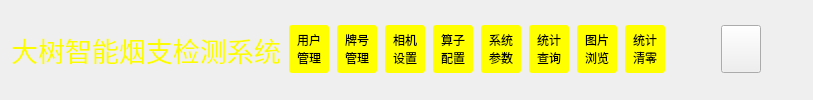
    <widget class="QWidget" name="widget_title" native="true">
     <property name="sizePolicy">
      <sizepolicy hsizetype="Preferred" vsizetype="Preferred">
       <horstretch>0</horstretch>
       <verstretch>0</verstretch>
      </sizepolicy>
     </property>
     <property name="minimumSize">
      <size>
       <width>100</width>
       <height>55</height>
      </size>
     </property>
     <layout class="QHBoxLayout" name="horizontalLayout_11">
      <property name="spacing">
       <number>10</number>
      </property>
      <property name="leftMargin">
       <number>4</number>
      </property>
      <property name="topMargin">
       <number>4</number>
      </property>
      <property name="rightMargin">
       <number>4</number>
      </property>
      <property name="bottomMargin">
       <number>4</number>
      </property>
      <item>
       <widget class="QWidget" name="widget_menu" native="true">
        <property name="sizePolicy">
         <sizepolicy hsizetype="Minimum" vsizetype="Preferred">
          <horstretch>0</horstretch>
          <verstretch>0</verstretch>
         </sizepolicy>
        </property>
        <property name="minimumSize">
         <size>
          <width>40</width>
          <height>48</height>
         </size>
        </property>
        <layout class="QHBoxLayout" name="horizontalLayout_12">
         <property name="spacing">
          <number>8</number>
         </property>
         <property name="leftMargin">
          <number>0</number>
         </property>
         <property name="topMargin">
          <number>0</number>
         </property>
         <property name="rightMargin">
          <number>0</number>
         </property>
         <property name="bottomMargin">
          <number>1</number>
         </property>
         <item>
          <widget class="QLabel" name="label">
           <property name="font">
            <font>
             <family>微软雅黑</family>
             <pointsize>20</pointsize>
             <weight>50</weight>
             <bold>false</bold>
            </font>
           </property>
           <property name="styleSheet">
            <string notr="true">color:rgb(252, 252, 0)</string>
           </property>
           <property name="text">
            <string> 大树智能烟支检测系统</string>
           </property>
          </widget>
         </item>
         <item>
          <widget class="QPushButton" name="btnMainUserManage">
           <property name="sizePolicy">
            <sizepolicy hsizetype="Minimum" vsizetype="Expanding">
             <horstretch>0</horstretch>
             <verstretch>0</verstretch>
            </sizepolicy>
           </property>
           <property name="minimumSize">
            <size>
             <width>40</width>
             <height>48</height>
            </size>
           </property>
           <property name="maximumSize">
            <size>
             <width>40</width>
             <height>48</height>
            </size>
           </property>
           <property name="cursor">
            <cursorShape>ArrowCursor</cursorShape>
           </property>
           <property name="focusPolicy">
            <enum>Qt::NoFocus</enum>
           </property>
           <property name="toolTip">
            <string>用户管理</string>
           </property>
           <property name="styleSheet">
            <string notr="true">


QPushButton
{background-color: rgb(255, 255, 0);
color: rgb(0, 0, 0);
border-radius:3px;
font: 75 10pt &quot;微软雅黑&quot;;}

QPushButton:hover{
	background-color: rgb(200, 200, 0);
	color: rgb(0, 0, 0);
	border-radius:3px;
	font: 75 8pt &quot;微软雅黑&quot;;
 }
QPushButton:pressed{
	background-color: rgb(100,100, 0);
	color: rgb(0, 0, 0);
	border-radius:3px;
	font: 75 8pt &quot;微软雅黑&quot;;
}</string>
           </property>
           <property name="text">
            <string>用户
管理</string>
           </property>
           <property name="flat">
            <bool>true</bool>
           </property>
          </widget>
         </item>
         <item>
          <widget class="QPushButton" name="btnMainChangeBrand">
           <property name="sizePolicy">
            <sizepolicy hsizetype="Minimum" vsizetype="Expanding">
             <horstretch>0</horstretch>
             <verstretch>0</verstretch>
            </sizepolicy>
           </property>
           <property name="minimumSize">
            <size>
             <width>40</width>
             <height>48</height>
            </size>
           </property>
           <property name="maximumSize">
            <size>
             <width>40</width>
             <height>48</height>
            </size>
           </property>
           <property name="cursor">
            <cursorShape>ArrowCursor</cursorShape>
           </property>
           <property name="focusPolicy">
            <enum>Qt::NoFocus</enum>
           </property>
           <property name="toolTip">
            <string>品牌管理</string>
           </property>
           <property name="styleSheet">
            <string notr="true">


QPushButton
{background-color: rgb(255, 255, 0);
color: rgb(0, 0, 0);
border-radius:3px;
font: 75 10pt &quot;微软雅黑&quot;;}

QPushButton:hover{
	background-color: rgb(200, 200, 0);
	color: rgb(0, 0, 0);
	border-radius:3px;
	font: 75 8pt &quot;微软雅黑&quot;;
 }
QPushButton:pressed{
	background-color: rgb(100,100, 0);
	color: rgb(0, 0, 0);
	border-radius:3px;
	font: 75 8pt &quot;微软雅黑&quot;;
}</string>
           </property>
           <property name="text">
            <string>牌号
管理</string>
           </property>
           <property name="flat">
            <bool>true</bool>
           </property>
          </widget>
         </item>
         <item>
          <widget class="QPushButton" name="btnMainCameraSetting">
           <property name="sizePolicy">
            <sizepolicy hsizetype="Minimum" vsizetype="Expanding">
             <horstretch>0</horstretch>
             <verstretch>0</verstretch>
            </sizepolicy>
           </property>
           <property name="minimumSize">
            <size>
             <width>40</width>
             <height>48</height>
            </size>
           </property>
           <property name="maximumSize">
            <size>
             <width>40</width>
             <height>48</height>
            </size>
           </property>
           <property name="cursor">
            <cursorShape>ArrowCursor</cursorShape>
           </property>
           <property name="focusPolicy">
            <enum>Qt::NoFocus</enum>
           </property>
           <property name="toolTip">
            <string>相机设置</string>
           </property>
           <property name="styleSheet">
            <string notr="true">


QPushButton
{background-color: rgb(255, 255, 0);
color: rgb(0, 0, 0);
border-radius:3px;
font: 75 10pt &quot;微软雅黑&quot;;}

QPushButton:hover{
	background-color: rgb(200, 200, 0);
	color: rgb(0, 0, 0);
	border-radius:3px;
	font: 75 8pt &quot;微软雅黑&quot;;
 }
QPushButton:pressed{
	background-color: rgb(100,100, 0);
	color: rgb(0, 0, 0);
	border-radius:3px;
	font: 75 8pt &quot;微软雅黑&quot;;
}</string>
           </property>
           <property name="text">
            <string>相机
设置</string>
           </property>
           <property name="flat">
            <bool>true</bool>
           </property>
          </widget>
         </item>
         <item>
          <widget class="QPushButton" name="btnMainCheckConfig">
           <property name="sizePolicy">
            <sizepolicy hsizetype="Minimum" vsizetype="Expanding">
             <horstretch>0</horstretch>
             <verstretch>0</verstretch>
            </sizepolicy>
           </property>
           <property name="minimumSize">
            <size>
             <width>40</width>
             <height>48</height>
            </size>
           </property>
           <property name="maximumSize">
            <size>
             <width>40</width>
             <height>48</height>
            </size>
           </property>
           <property name="cursor">
            <cursorShape>ArrowCursor</cursorShape>
           </property>
           <property name="focusPolicy">
            <enum>Qt::NoFocus</enum>
           </property>
           <property name="toolTip">
            <string>算子设置</string>
           </property>
           <property name="styleSheet">
            <string notr="true">


QPushButton
{background-color: rgb(255, 255, 0);
color: rgb(0, 0, 0);
border-radius:3px;
font: 75 10pt &quot;微软雅黑&quot;;}

QPushButton:hover{
	background-color: rgb(200, 200, 0);
	color: rgb(0, 0, 0);
	border-radius:3px;
	font: 75 8pt &quot;微软雅黑&quot;;
 }
QPushButton:pressed{
	background-color: rgb(100,100, 0);
	color: rgb(0, 0, 0);
	border-radius:3px;
	font: 75 8pt &quot;微软雅黑&quot;;
}</string>
           </property>
           <property name="text">
            <string>算子
配置</string>
           </property>
           <property name="flat">
            <bool>true</bool>
           </property>
          </widget>
         </item>
         <item>
          <widget class="QPushButton" name="btnMainSystemConfig">
           <property name="sizePolicy">
            <sizepolicy hsizetype="Minimum" vsizetype="Expanding">
             <horstretch>0</horstretch>
             <verstretch>0</verstretch>
            </sizepolicy>
           </property>
           <property name="minimumSize">
            <size>
             <width>40</width>
             <height>48</height>
            </size>
           </property>
           <property name="maximumSize">
            <size>
             <width>40</width>
             <height>48</height>
            </size>
           </property>
           <property name="cursor">
            <cursorShape>ArrowCursor</cursorShape>
           </property>
           <property name="focusPolicy">
            <enum>Qt::NoFocus</enum>
           </property>
           <property name="toolTip">
            <string>系统设置</string>
           </property>
           <property name="styleSheet">
            <string notr="true">


QPushButton
{background-color: rgb(255, 255, 0);
color: rgb(0, 0, 0);
border-radius:3px;
font: 75 10pt &quot;微软雅黑&quot;;}

QPushButton:hover{
	background-color: rgb(200, 200, 0);
	color: rgb(0, 0, 0);
	border-radius:3px;
	font: 75 8pt &quot;微软雅黑&quot;;
 }
QPushButton:pressed{
	background-color: rgb(100,100, 0);
	color: rgb(0, 0, 0);
	border-radius:3px;
	font: 75 8pt &quot;微软雅黑&quot;;
}</string>
           </property>
           <property name="text">
            <string>系统
参数</string>
           </property>
           <property name="flat">
            <bool>true</bool>
           </property>
          </widget>
         </item>
         <item>
          <widget class="QPushButton" name="btnMainDistory">
           <property name="sizePolicy">
            <sizepolicy hsizetype="Minimum" vsizetype="Expanding">
             <horstretch>0</horstretch>
             <verstretch>0</verstretch>
            </sizepolicy>
           </property>
           <property name="minimumSize">
            <size>
             <width>40</width>
             <height>48</height>
            </size>
           </property>
           <property name="maximumSize">
            <size>
             <width>40</width>
             <height>48</height>
            </size>
           </property>
           <property name="cursor">
            <cursorShape>ArrowCursor</cursorShape>
           </property>
           <property name="focusPolicy">
            <enum>Qt::NoFocus</enum>
           </property>
           <property name="toolTip">
            <string>统计查询</string>
           </property>
           <property name="styleSheet">
            <string notr="true">


QPushButton
{background-color: rgb(255, 255, 0);
color: rgb(0, 0, 0);
border-radius:3px;
font: 75 10pt &quot;微软雅黑&quot;;}

QPushButton:hover{
	background-color: rgb(200, 200, 0);
	color: rgb(0, 0, 0);
	border-radius:3px;
	font: 75 8pt &quot;微软雅黑&quot;;
 }
QPushButton:pressed{
	background-color: rgb(100,100, 0);
	color: rgb(0, 0, 0);
	border-radius:3px;
	font: 75 8pt &quot;微软雅黑&quot;;
}</string>
           </property>
           <property name="text">
            <string>统计
查询</string>
           </property>
           <property name="flat">
            <bool>true</bool>
           </property>
          </widget>
         </item>
         <item>
          <widget class="QPushButton" name="btnMainImageDistory">
           <property name="sizePolicy">
            <sizepolicy hsizetype="Minimum" vsizetype="Expanding">
             <horstretch>0</horstretch>
             <verstretch>0</verstretch>
            </sizepolicy>
           </property>
           <property name="minimumSize">
            <size>
             <width>40</width>
             <height>48</height>
            </size>
           </property>
           <property name="maximumSize">
            <size>
             <width>40</width>
             <height>48</height>
            </size>
           </property>
           <property name="cursor">
            <cursorShape>ArrowCursor</cursorShape>
           </property>
           <property name="focusPolicy">
            <enum>Qt::NoFocus</enum>
           </property>
           <property name="toolTip">
            <string>错误查询</string>
           </property>
           <property name="styleSheet">
            <string notr="true">


QPushButton
{background-color: rgb(255, 255, 0);
color: rgb(0, 0, 0);
border-radius:3px;
font: 75 10pt &quot;微软雅黑&quot;;}

QPushButton:hover{
	background-color: rgb(200, 200, 0);
	color: rgb(0, 0, 0);
	border-radius:3px;
	font: 75 8pt &quot;微软雅黑&quot;;
 }
QPushButton:pressed{
	background-color: rgb(100,100, 0);
	color: rgb(0, 0, 0);
	border-radius:3px;
	font: 75 8pt &quot;微软雅黑&quot;;
}</string>
           </property>
           <property name="text">
            <string>图片
浏览</string>
           </property>
           <property name="flat">
            <bool>true</bool>
           </property>
          </widget>
         </item>
         <item>
          <widget class="QPushButton" name="pushButton">
           <property name="sizePolicy">
            <sizepolicy hsizetype="Minimum" vsizetype="Fixed">
             <horstretch>0</horstretch>
             <verstretch>0</verstretch>
            </sizepolicy>
           </property>
           <property name="minimumSize">
            <size>
             <width>40</width>
             <height>48</height>
            </size>
           </property>
           <property name="maximumSize">
            <size>
             <width>40</width>
             <height>48</height>
            </size>
           </property>
           <property name="styleSheet">
            <string notr="true">


QPushButton
{background-color: rgb(255, 255, 0);
color: rgb(0, 0, 0);
border-radius:3px;
font: 75 10pt &quot;微软雅黑&quot;;}

QPushButton:hover{
	background-color: rgb(200, 200, 0);
	color: rgb(0, 0, 0);
	border-radius:3px;
	font: 75 8pt &quot;微软雅黑&quot;;
 }
QPushButton:pressed{
	background-color: rgb(100,100, 0);
	color: rgb(0, 0, 0);
	border-radius:3px;
	font: 75 8pt &quot;微软雅黑&quot;;
}</string>
           </property>
           <property name="text">
            <string>统计
清零</string>
           </property>
          </widget>
         </item>
         <item>
          <widget class="QPushButton" name="btnMainMin">
           <property name="sizePolicy">
            <sizepolicy hsizetype="Minimum" vsizetype="Expanding">
             <horstretch>0</horstretch>
             <verstretch>0</verstretch>
            </sizepolicy>
           </property>
           <property name="minimumSize">
            <size>
             <width>40</width>
             <height>48</height>
            </size>
           </property>
           <property name="maximumSize">
            <size>
             <width>40</width>
             <height>48</height>
            </size>
           </property>
           <property name="cursor">
            <cursorShape>ArrowCursor</cursorShape>
           </property>
           <property name="focusPolicy">
            <enum>Qt::NoFocus</enum>
           </property>
           <property name="toolTip">
            <string>窗口最小化</string>
           </property>
           <property name="text">
            <string/>
           </property>
           <property name="flat">
            <bool>true</bool>
           </property>
          </widget>
         </item>
         <item>
          <widget class="QPushButton" name="btnMainMax">
           <property name="minimumSize">
            <size>
             <width>40</width>
             <height>48</height>
            </size>
           </property>
           <property name="maximumSize">
            <size>
             <width>40</width>
             <height>48</height>
            </size>
           </property>
           <property name="focusPolicy">
            <enum>Qt::NoFocus</enum>
           </property>
           <property name="toolTip">
            <string>窗口最大化</string>
           </property>
           <property name="text">
            <string/>
           </property>
          </widget>
         </item>
         <item>
          <widget class="QPushButton" name="btnMainExit">
           <property name="sizePolicy">
            <sizepolicy hsizetype="Minimum" vsizetype="Expanding">
             <horstretch>0</horstretch>
             <verstretch>0</verstretch>
            </sizepolicy>
           </property>
           <property name="minimumSize">
            <size>
             <width>40</width>
             <height>48</height>
            </size>
           </property>
           <property name="maximumSize">
            <size>
             <width>40</width>
             <height>48</height>
            </size>
           </property>
           <property name="cursor">
            <cursorShape>ArrowCursor</cursorShape>
           </property>
           <property name="focusPolicy">
            <enum>Qt::NoFocus</enum>
           </property>
           <property name="toolTip">
            <string>系统退出</string>
           </property>
           <property name="text">
            <string/>
           </property>
           <property name="flat">
            <bool>true</bool>
           </property>
          </widget>
         </item>
        </layout>
       </widget>
      </item>
     </layout>
    </widget>
